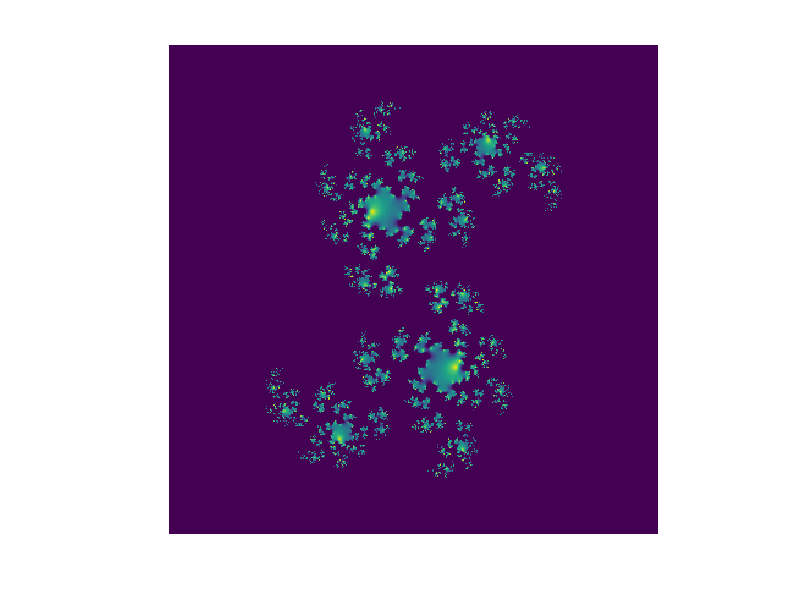

Source code (MATLAB):
col=30;
m=400;
cx=0;
cy=0;
l=1.5;
x=linspace(cx-l,cx+l,m);
y=linspace(cy-l,cy+l,m);
[X,Y]=meshgrid(x,y);
%c= -.745429;
c = 0.4 + 0.3*sqrt(-1);
Z=X+i*Y;
for k=1:col;
Z=Z.^2+c;
W=exp(-abs(Z));
end
%colormap prism(256)
%pcolor(W);
imagesc(W)
%shading flat;
axis('square','equal','off');